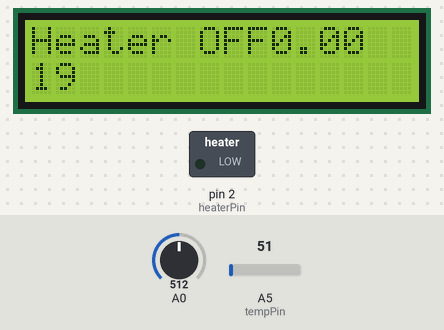
Recording of a sketch running on a simulated Arduino Uno, built with avr-gcc and run on an emulated ATmega328P. Parts: 16×2 character LCD, switched loads named in the sketch (green lamp = pin HIGH). Inputs (shaded band) come from the test bench; at power-on: A0 = 512, A5 (tempPin) = 51. What the sketch prints to the serial monitor is not drawn.

Above: at 7.3 s.
7.4 s: A0 set to 1023
At 9.3 s:
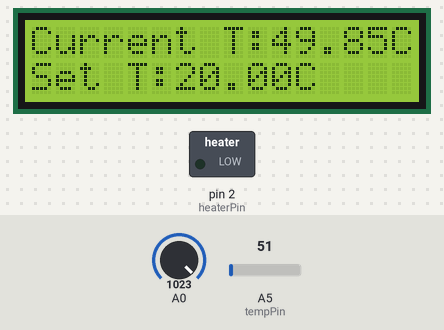
10.4 s: A5 (tempPin) set to 45
At 11.7 s:
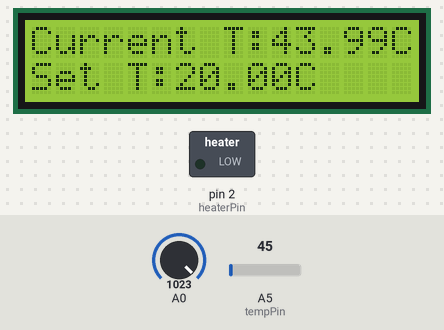
13.4 s: A5 (tempPin) set to 36
At 15.1 s:
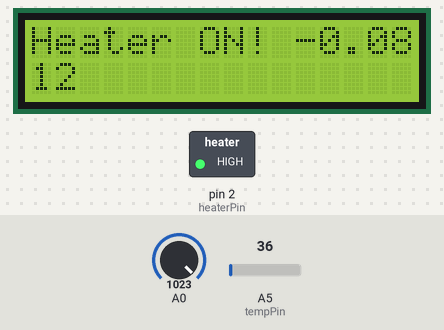
16.4 s: A5 (tempPin) set to 30
At 19.2 s:
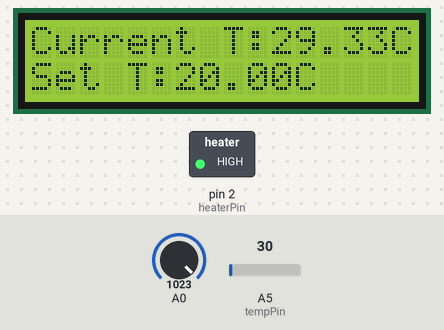
19.4 s: A0 set to 1004
At 20.9 s:
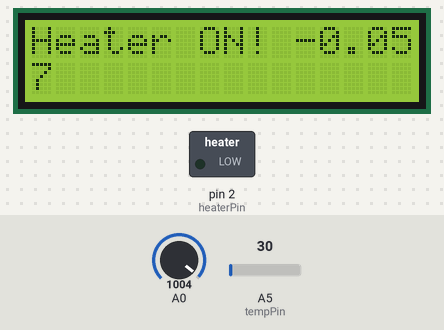
Timing chart, 0 to 22.4 s (numbered marks = the images above; inputs shaded):
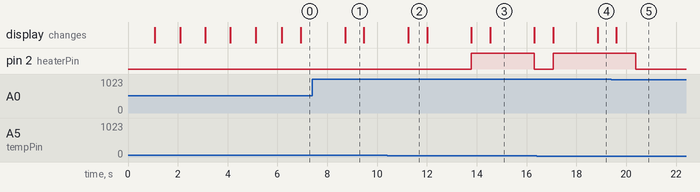

The sketch:

ReflowOvenCodeClean.ino
```cpp
// master code with temperature setting, heater control, and safety

// Daria is amazing; remember that (Jessica)
// Chocholate Diablo is  but hot

#include <LiquidCrystal.h>
LiquidCrystal lcd(8, 9, 4, 5, 6, 7);

#include <PID_v1.h>

float setTemp = 150; // temp threshold in Celsius
int lcd_key = 0;
int adc_key_in = 0;
int check_key = 0;
int high = 300;
int low = 20;
int cursorPos = 2;
double CurrentTime = 0;
double t0;
int DisplayTime;

int heaterPin = 2; // check this value
int tempPin = 5;    // check this value
double UpdatedSetpoint = 0;
double Error;

//Define Variables we'll be connecting to
double Input, Output;
double Setpoint[] = {0, 0, 0, 0, 0, 0, 0, 0};

//Specify the links and initial tuning parameters
PID myPID(&Input, &Output, &UpdatedSetpoint,5,5,0.1, DIRECT);

void setup()
{

  int startTemp = low; // start setting the Temp at 0.00
  lcd.begin(16,2);
  pinMode(heaterPin,OUTPUT); // heaterPin is set as an output


  // Setpoint = setTemp;

  //turn the PID on
  myPID.SetMode(AUTOMATIC);

  Serial.begin(9600);

  for (int i = 2; i < 7; i = i+2) {
        lcd.clear();
        lcd.print("Set Temp, T");
        lcd.print(i/2);
        lcd.print(", C");
        lcd.setCursor(1,1);
        lcd.print(startTemp);
	Setpoint[i]=setthetemperature(i);

        lcd.clear();
        lcd.print("Set Time, t");
        lcd.print(i/2);
        lcd.print(", s");
        lcd.setCursor(1,1);
        lcd.print(startTemp);
        Setpoint[i+1]=setthetemperature(i+1);
    }

  Setpoint[0] = getTempCelsius();
  DisplayTime = Setpoint[7];

  Serial.println(Setpoint[0]);
  delay(5);
  Serial.println(Setpoint[1]);
  delay(5);
  Serial.println(Setpoint[2]);
  delay(5);
  Serial.println(Setpoint[3]);
  delay(5);
  Serial.println(Setpoint[4]);
  delay(5);
  Serial.println(Setpoint[5]);
  delay(5);
  Serial.println(Setpoint[6]);
  delay(5);
  Serial.println(Setpoint[7]);
  delay(5);

}


void loop()
{
  int seconds = millis()/1000;
  CurrentTime = seconds-t0;
  float TempCelsius = getTempCelsius(); // test linear relationship
  DisplayTime = Setpoint[7] - CurrentTime;

  Serial.println("In the Void Loop");
  delay(5);

  if (CurrentTime < Setpoint[3]) {
    UpdatedSetpoint = ramp(Setpoint, 3);
    UpdateLCD(Setpoint[2]);

    Error = UpdatedSetpoint - TempCelsius;
    Error = Error / UpdatedSetpoint;

    Serial.println("First If");
    Serial.println("Current Time: ");
    Serial.print(CurrentTime);
    Serial.println("\n Updated Set Point: ");
    Serial.print(UpdatedSetpoint);
    Serial.println("\n Error: ");
    Serial.print(Error);
    Serial.println("");
    delay(5);
  }
  else if (CurrentTime < Setpoint[5]) {
    UpdatedSetpoint = ramp(Setpoint, 5);
    UpdateLCD(Setpoint[4]);

    Error = UpdatedSetpoint - TempCelsius;
    Error = Error / UpdatedSetpoint;

    Serial.println("Second If");
    Serial.println("Current Time: ");
    Serial.print(CurrentTime);
    Serial.println("\n Updated Set Point: ");
    Serial.print(UpdatedSetpoint);
    Serial.println("\n Error: ");
    Serial.print(Error);
    Serial.println("");
    delay(5);
  }

  else if (CurrentTime < Setpoint[7]) {
    UpdatedSetpoint = ramp(Setpoint, 7);
    UpdateLCD(Setpoint[6]);

    Error = UpdatedSetpoint - TempCelsius;
    Error = Error / UpdatedSetpoint;

    Serial.println("Last Case Structure");
    Serial.println("Current Time: ");
    Serial.print(CurrentTime);
    Serial.println("\n Updated Set Point: ");
    Serial.print(UpdatedSetpoint);
    Serial.println("\n Error: ");
    Serial.print(Error);
    Serial.println("");
    delay(5);
  }


  else {
   UpdateLCD(Setpoint[6]);
   Serial.println("You're Through!");
   delay(5);
  }

  if (analogRead(0)<1023){
    while(true)
    {
      Serial.println("ABORT!");
      digitalWrite(heaterPin, LOW);
    }
  }
  delay(1000);
}

void UpdateLCD(double target)
  {
  lcd.clear();
  heaterdisplay(target);
  delay(750);
  lcd.clear();
  heatersaftey(target);
  delay(750);

}
```

ReflowFunctions.ino
```cpp
int currentTemp = analogRead(tempPin);
float TempVolt = currentTemp*5/1023;
float TempCelsius = TempVolt/0.005; // test linear relationship

#define btnRIGHT 0
#define btnUP 1
#define btnDOWN 2
#define btnLEFT 3
#define btnSELECT 4
#define btnNONE 5

#define V1 0+50
#define V2 99+50
#define V3 255+50
#define V4 409+50
#define V5 639+50
#define VNONE 1023


int read_LCD_buttons()
{
  adc_key_in = analogRead(0);    // read the value from the sensor
  if (adc_key_in > VNONE) return btnNONE;
  if (adc_key_in < V1) return btnRIGHT;
  if (adc_key_in < V2) return btnUP;
  if (adc_key_in < V3) return btnDOWN;
  if (adc_key_in < V4) return btnLEFT;
  if (adc_key_in < V5) return btnSELECT;
  return btnNONE;        // when all others fail, return this...
}

double getTempCelsius() {
  currentTemp = analogRead(tempPin);
  TempVolt = currentTemp*5;
  TempVolt = TempVolt/1023;
  return TempVolt/0.005; // test linear relationship
  }

void heatersaftey(double thesettemperature) // saftey function
{
 TempCelsius = getTempCelsius();

  if (TempCelsius < UpdatedSetpoint) {
     digitalWrite(heaterPin,HIGH);
     lcd.setCursor(0,0);
     lcd.print("Heater ON! ");
     lcd.print(Error);
     lcd.setCursor(0, 1);
     lcd.print(DisplayTime); }
  else {
     digitalWrite(heaterPin,LOW);
     lcd.setCursor(0,0);
     lcd.print("Heater OFF");
     lcd.print(Error);
     lcd.setCursor(0, 1);
     lcd.print(DisplayTime); }

  while (TempCelsius >= 300) {
     lcd.setCursor(0,0);
     lcd.print("RUN AWAY!!");
     lcd.setCursor(0,1);
     lcd.print("Critical Temp!");
     TempCelsius = getTempCelsius();
     delay(1000);}
}

void heaterdisplay(double setTemps) // display function
{
  TempCelsius = getTempCelsius();

  if (TempCelsius < UpdatedSetpoint) {
     digitalWrite(heaterPin,HIGH); }
  else {
     digitalWrite(heaterPin,LOW); }

     lcd.setCursor(0,0);
     lcd.print("Current T:");
     lcd.print(TempCelsius);
     lcd.print("C");
     lcd.setCursor(0,1);
     lcd.print("Set T:");
     lcd.print(setTemps);
     lcd.print("C");
}


double ramp(double Setpoint[], int k)
{
    Input = getTempCelsius();
    // t0 is the variable tht we use when we press select
    float time;
    time = millis()/1000-t0-Setpoint[k-2];

    float den = Setpoint[k]-Setpoint[k-2];
    float num=Setpoint[k-1]-Setpoint[k-3];
    UpdatedSetpoint=num*time/den+Setpoint[k-3];
    myPID.Compute();
    analogWrite(heaterPin,Output);
    return UpdatedSetpoint;
}
```

SetTempFunc.ino
```cpp
double setthetemperature(int i)
{
  int settemperature = low; // the threshold value
  int checkck = 0;

  while (checkck == 0) {
      lcd_key = read_LCD_buttons();


  switch (lcd_key)
  {
  // depending on which button was pushed, we perform an act:
    case btnRIGHT:      // Instructions for what to do on RIGHT button press
      {
        if (cursorPos < 2) {
             cursorPos = cursorPos + 1; }
        else if (cursorPos == 2) {
          cursorPos = 0;}

        lcd.setCursor(cursorPos,1);
        break;
      }
    case btnLEFT:       // Instructions for what to do on LEFT button press
      {
      if (cursorPos > 0) {
             cursorPos = cursorPos - 1; }
      else if (cursorPos == 0) {
        cursorPos = 2; }

        lcd.setCursor(cursorPos,1);
        break;
      }
    case btnUP:
      {
        lcd.setCursor(cursorPos,1);
        if (cursorPos == 0 && settemperature < 201) {
          settemperature = settemperature + 100; }
        else if (cursorPos == 1 && settemperature < 291) {
          settemperature = settemperature + 10; }
        else if (cursorPos == 2 && settemperature < 300) {
          settemperature = settemperature + 1; }

        break;
      }
    case btnDOWN:
      {
        lcd.setCursor(cursorPos,1);
        if (cursorPos == 0 && settemperature > 119) {
          settemperature = settemperature - 100; }
        else if (cursorPos == 1 && settemperature > 29) {
          settemperature = settemperature - 10; }
        else if (cursorPos == 2 && settemperature > 20) {
          settemperature = settemperature - 1; }
        break;
      }
      case btnSELECT:
      {
        int checker=0;
        t0 = millis()/1000;

        if (i%2 == 0) {
        lcd.clear();
        lcd.println("The Temperature ");
        lcd.setCursor(0,1);
        lcd.print("is ");
        lcd.print(settemperature);
        }
        else {
        lcd.clear();
        lcd.println("The Time ");
        lcd.setCursor(0,1);
        lcd.print("is ");
        lcd.print(settemperature);
        }

        delay(1000);
        return settemperature;
      }
      case btnNONE:
      {
      // Instructions for what to do if no button is pressed.
       lcd.setCursor(cursorPos,1);
       lcd.print("_");
       delay(100);

       lcd.setCursor(0,1);
       lcd.print("                     ");
       if (settemperature < 100) {
       lcd.setCursor(1,1);
       lcd.print(settemperature); }
       else {
       lcd.setCursor(0,1);
       lcd.print(settemperature);
       }
       delay(50);
       break;
      }
  }
  delay(100);
  }
}
```

Measured:
- the behaviour switches between 42 and 41 on A5 (tempPin) (found by bisection; images 2 and 3)
- the behaviour switches between 1023 and 1022 on A0 (found by bisection; images 4 and 5)
- after the input at 7.4 s, the display: changes after 1.3 s (image 1)
- after the input at 13.4 s, pin 2 (heaterPin): LOW → HIGH after 0.38 s, → LOW 2.5 s later
- after the input at 16.4 s, pin 2 (heaterPin): LOW → HIGH after 0.67 s; the display: first changes after 0.67 s (image 4 shows a later state)
- after the input at 19.4 s, pin 2 (heaterPin): HIGH → LOW after 0.98 s instead of 2.0 s
- what the display in image 1 shows lasts 0.8 s, from 8.7 s to 9.5 s
